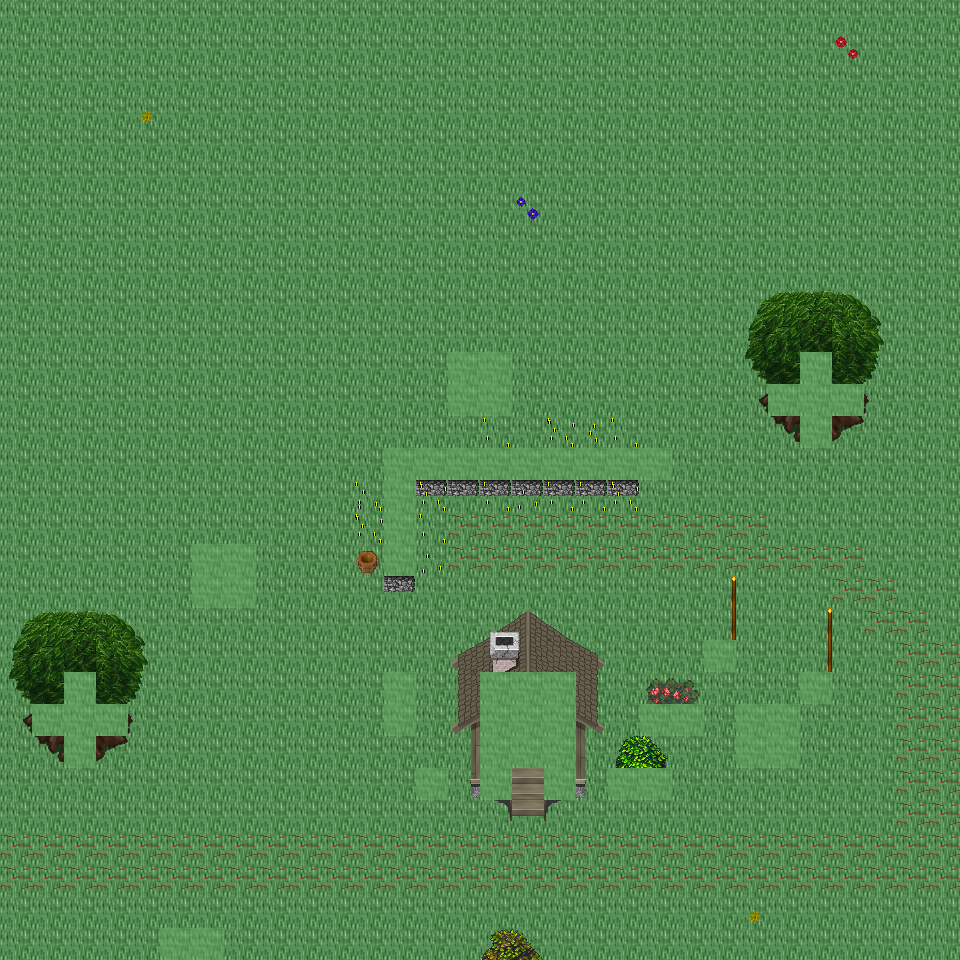

A level layout from a 2D game, rendered from its tile map. Below: a short description, then the map file with tile-grid data replaced by summaries:
An orthogonal 30x30 tile map with 32x32 px tiles, 6 tile layers (Ground, Object, Object2, Above, ...), 39 tilesets and 5 objects (5x mapExit).

<map version="1.0" orientation="orthogonal" renderorder="right-down" width="30" height="30" tilewidth="32" tileheight="32" nextobjectid="6">
  <tileset firstgid="1" name="tileset_ground_ground" tilewidth="32" tileheight="32" tilecount="33" columns="3">
    <image source="../drawable/tileset_ground_ground.png" width="96" height="352" />
  </tileset>
  <tileset firstgid="34" name="tileset_ground_water_pool" tilewidth="32" tileheight="32" tilecount="72" columns="3">
    <image source="../drawable/tileset_ground_water_pool.png" width="96" height="768" />
  </tileset>
  <tileset firstgid="106" name="tileset_ground_ridge_earth_dark" tilewidth="32" tileheight="32" tilecount="96" columns="12">
    <image source="../drawable/tileset_ground_ridge_earth_dark.png" width="384" height="256" />
  </tileset>
  <tileset firstgid="202" name="tileset_ground_grass_edges" tilewidth="32" tileheight="32" tilecount="36" columns="12">
    <image source="../drawable/tileset_ground_grass_edges.png" width="384" height="96" />
  </tileset>
  <tileset firstgid="238" name="tileset_ground_grass_corners" tilewidth="32" tileheight="32" tilecount="24" columns="6">
    <image source="../drawable/tileset_ground_grass_corners.png" width="192" height="128" />
  </tileset>
  <tileset firstgid="262" name="tileset_plant_flower_daisy_blue" tilewidth="32" tileheight="32" tilecount="8" columns="2">
    <image source="../drawable/tileset_plant_flower_daisy_blue.png" width="64" height="128" />
  </tileset>
  <tileset firstgid="270" name="tileset_plant_flower_daisy_yellow" tilewidth="32" tileheight="32" tilecount="8" columns="2">
    <image source="../drawable/tileset_plant_flower_daisy_yellow.png" width="64" height="128" />
  </tileset>
  <tileset firstgid="278" name="tileset_plant_flower_daisy_red" tilewidth="32" tileheight="32" tilecount="8" columns="2">
    <image source="../drawable/tileset_plant_flower_daisy_red.png" width="64" height="128" />
  </tileset>
  <tileset firstgid="286" name="tileset_plant_flower_daisy_white" tilewidth="32" tileheight="32" tilecount="8" columns="2">
    <image source="../drawable/tileset_plant_flower_daisy_white.png" width="64" height="128" />
  </tileset>
  <tileset firstgid="294" name="tileset_logic_collision" tilewidth="32" tileheight="32" tilecount="1" columns="1">
    <image source="../drawable/tileset_logic_collision.png" width="32" height="32" />
  </tileset>
  <tileset firstgid="295" name="tileset_plant_tree_tree_green" tilewidth="32" tileheight="32" tilecount="80" columns="8">
    <image source="../drawable/tileset_plant_tree_tree_green.png" width="256" height="352" />
  </tileset>
  <tileset firstgid="375" name="tileset_plant_stump_stump_brown" tilewidth="32" tileheight="32" tilecount="4" columns="2">
    <image source="../drawable/tileset_plant_stump_stump_brown.png" width="64" height="64" />
  </tileset>
  <tileset firstgid="379" name="tileset_item_pot_cauldron" tilewidth="32" tileheight="32" tilecount="48" columns="8">
    <image source="../drawable/tileset_item_pot_cauldron.png" width="256" height="192" />
  </tileset>
  <tileset firstgid="427" name="tileset_plant_bush_various_small" tilewidth="32" tileheight="32" tilecount="9" columns="3">
    <image source="../drawable/tileset_plant_bush_various_small.png" width="96" height="96" />
  </tileset>
  <tileset firstgid="436" name="tileset_ground_rock_pebbles" tilewidth="32" tileheight="32" tilecount="3" columns="1">
    <image source="../drawable/tileset_ground_rock_pebbles.png" width="32" height="96" />
  </tileset>
  <tileset firstgid="439" name="tileset_ground_ladder_vertical_dark" tilewidth="32" tileheight="32" tilecount="3" columns="3">
    <image source="../drawable/tileset_ground_ladder_vertical_dark.png" width="96" height="32" />
  </tileset>
  <tileset firstgid="442" name="tileset_item_chemistry_empty_bottles" tilewidth="32" tileheight="32" tilecount="12" columns="4">
    <image source="../drawable/tileset_item_chemistry_empty_bottles.png" width="128" height="96" />
  </tileset>
  <tileset firstgid="454" name="tileset_item_chemistry_flask" tilewidth="32" tileheight="32" tilecount="3" columns="1">
    <image source="../drawable/tileset_item_chemistry_flask.png" width="32" height="96" />
  </tileset>
  <tileset firstgid="457" name="tileset_item_pot_barrel" tilewidth="32" tileheight="32" tilecount="2" columns="1">
    <image source="../drawable/tileset_item_pot_barrel.png" width="32" height="64" />
  </tileset>
  <tileset firstgid="459" name="tileset_item_flagpole" tilewidth="32" tileheight="32" tilecount="3" columns="1">
    <image source="../drawable/tileset_item_flagpole.png" width="32" height="96" />
  </tileset>
  <tileset firstgid="462" name="tileset_item_food_beehive1" tilewidth="32" tileheight="32" tilecount="1" columns="1">
    <image source="../drawable/tileset_item_food_beehive1.png" width="32" height="32" />
  </tileset>
  <tileset firstgid="463" name="tileset_item_food_beehive2" tilewidth="32" tileheight="32" tilecount="1" columns="1">
    <image source="../drawable/tileset_item_food_beehive2.png" width="32" height="32" />
  </tileset>
  <tileset firstgid="464" name="tileset_item_buzzing_bees" tilewidth="32" tileheight="32" tilecount="5" columns="5">
    <image source="../drawable/tileset_item_buzzing_bees.png" width="160" height="32" />
  </tileset>
  <tileset firstgid="469" name="tileset_plant_bush_hedge" tilewidth="32" tileheight="32" tilecount="35" columns="5">
    <image source="../drawable/tileset_plant_bush_hedge.png" width="160" height="224" />
  </tileset>
  <tileset firstgid="504" name="tileset_logic_creature_animal" tilewidth="32" tileheight="32" tilecount="32" columns="8">
    <image source="../drawable/tileset_logic_creature_animal.png" width="256" height="128" />
  </tileset>
  <tileset firstgid="536" name="tileset_furniture_table_wooden_trestle" tilewidth="32" tileheight="32" tilecount="9" columns="3">
    <image source="../drawable/tileset_furniture_table_wooden_trestle.png" width="96" height="96" />
  </tileset>
  <tileset firstgid="545" name="tileset_furniture_table_bench" tilewidth="32" tileheight="32" tilecount="3" columns="3">
    <image source="../drawable/tileset_furniture_table_bench.png" width="96" height="32" />
  </tileset>
  <tileset firstgid="548" name="tileset_item_food_smoked_meatandfish" tilewidth="32" tileheight="32" tilecount="4" columns="4">
    <image source="../drawable/tileset_item_food_smoked_meatandfish.png" width="128" height="32" />
  </tileset>
  <tileset firstgid="552" name="tileset_furniture_table_wooden_trestle_vertical" tilewidth="32" tileheight="32" tilecount="6" columns="2">
    <image source="../drawable/tileset_furniture_table_wooden_trestle_vertical.png" width="64" height="96" />
  </tileset>
  <tileset firstgid="558" name="tileset_building_huts" tilewidth="32" tileheight="32" tilecount="338" columns="26">
    <image source="../drawable/tileset_building_huts.png" width="832" height="416" />
  </tileset>
  <tileset firstgid="896" name="tileset_building_chimney_smoke" tilewidth="32" tileheight="32" tilecount="40" columns="4">
    <image source="../drawable/tileset_building_chimney_smoke.png" width="128" height="320" />
  </tileset>
  <tileset firstgid="936" name="tileset_item_firewood" tilewidth="32" tileheight="32" tilecount="12" columns="3">
    <image source="../drawable/tileset_item_firewood.png" width="96" height="128" />
  </tileset>
  <tileset firstgid="948" name="tileset_logic_item_herb" tilewidth="32" tileheight="32" tilecount="5" columns="5">
    <image source="../drawable/tileset_logic_item_herb.png" width="160" height="32" />
  </tileset>
  <tileset firstgid="953" name="tileset_logic_creature_reptile" tilewidth="32" tileheight="32" tilecount="7" columns="7">
    <image source="../drawable/tileset_logic_creature_reptile.png" width="224" height="32" />
  </tileset>
  <tileset firstgid="960" name="tileset_logic_creature_insect" tilewidth="32" tileheight="32" tilecount="5" columns="5">
    <image source="../drawable/tileset_logic_creature_insect.png" width="160" height="32" />
  </tileset>
  <tileset firstgid="965" name="tileset_plant_bush_bush_pinks" tilewidth="32" tileheight="32" tilecount="4" columns="2">
    <image source="../drawable/tileset_plant_bush_bush_pinks.png" width="64" height="64" />
  </tileset>
  <tileset firstgid="969" name="tileset_plant_bush_fern" tilewidth="32" tileheight="32" tilecount="32" columns="8">
    <image source="../drawable/tileset_plant_bush_fern.png" width="256" height="128" />
  </tileset>
  <tileset firstgid="1001" name="tileset_plant_bushes_and_trees" tilewidth="32" tileheight="32" tilecount="144" columns="16">
    <image source="../drawable/tileset_plant_bushes_and_trees.png" width="512" height="289" />
  </tileset>
  <tileset firstgid="1145" name="tileset_plant_bush_berried" tilewidth="32" tileheight="32" tilecount="60" columns="5">
    <image source="../drawable/tileset_plant_bush_berried.png" width="160" height="384" />
  </tileset>
  <layer name="Ground" width="30" height="30">
    <data>[900 cells, 900 non-empty, 1 distinct tile ids]</data>
  </layer>
  <layer name="Object" width="30" height="30">
    <data>[900 cells, 157 non-empty, 23 distinct tile ids]</data>
  </layer>
  <layer name="Object2" width="30" height="30">
    <data>[900 cells, 27 non-empty, 24 distinct tile ids]</data>
  </layer>
  <layer name="Above" width="30" height="30">
    <data>[900 cells, 83 non-empty, 44 distinct tile ids]</data>
  </layer>
  <layer name="Above2" width="30" height="30">
    <data>[900 cells, 17 non-empty, 4 distinct tile ids]</data>
  </layer>
  <layer name="Walkable" width="30" height="30">
    <data>[900 cells, 56 non-empty, 1 distinct tile ids]</data>
  </layer>
  <objectgroup name="MapEvents">
    <object id="1" name="north" type="mapExit" x="0" y="0" width="960" height="32">
      <properties>
        <property name="map" value="level_0_x86_y129" />
        <property name="x" value="0" />
        <property name="y" value="28" />
      </properties>
    </object>
    <object id="2" name="south" type="mapExit" x="0" y="928" width="160" height="32">
      <properties>
        <property name="map" value="level_0_x86_y131" />
        <property name="x" value="0" />
        <property name="y" value="1" />
      </properties>
    </object>
    <object id="3" name="south2" type="mapExit" x="224" y="928" width="736" height="32">
      <properties>
        <property name="map" value="level_0_x86_y131" />
        <property name="x" value="7" />
        <property name="y" value="1" />
      </properties>
    </object>
    <object id="4" name="west" type="mapExit" x="0" y="0" width="32" height="960">
      <properties>
        <property name="map" value="level_0_x85_y130" />
        <property name="x" value="28" />
        <property name="y" value="0" />
      </properties>
    </object>
    <object id="5" name="east" type="mapExit" x="928" y="0" width="32" height="960">
      <properties>
        <property name="map" value="level_0_x87_y130" />
        <property name="x" value="1" />
        <property name="y" value="0" />
      </properties>
    </object>
  </objectgroup>
</map>
